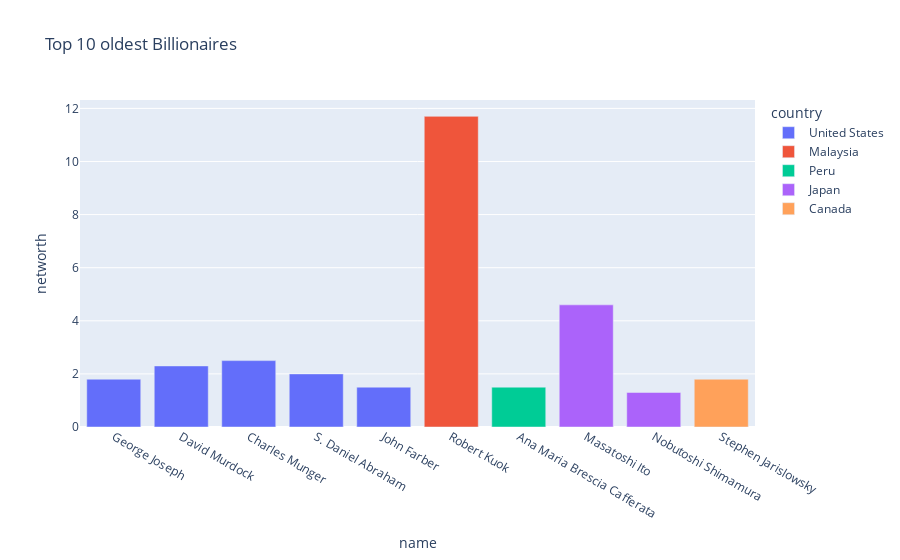

Notebook code for this chart:
### Code cell
fig = px.bar(df_age.head(10),x='name',y='networth',title='Top 10 oldest Billionaires',
             height=500,hover_data=['age'],color='country')
fig.show()

### Figure 1 — Plotly figure (JSON) as saved in the notebook; plotly's stock layout.template omitted (floating-point values rounded to 4 significant figures)
{"data": [{"alignmentgroup": "True", "customdata": [[100], [98], [98], [97], [96]], "hovertemplate": "country=United States<br>name=%{x}<br>networth=%{y}<br>age=%{customdata[0]}<extra></extra>", "legendgroup": "United States", "marker": {"color": "#636efa", "pattern": {"shape": ""}}, "name": "United States", "offsetgroup": "United States", "orientation": "v", "showlegend": true, "textposition": "auto", "type": "bar", "x": ["George Joseph ", "David Murdock ", "Charles Munger ", "S. Daniel Abraham ", "John Farber "], "xaxis": "x", "y": [1.8, 2.3, 2.5, 2, 1.5], "yaxis": "y"}, {"alignmentgroup": "True", "customdata": [[98]], "hovertemplate": "country=Malaysia<br>name=%{x}<br>networth=%{y}<br>age=%{customdata[0]}<extra></extra>", "legendgroup": "Malaysia", "marker": {"color": "#EF553B", "pattern": {"shape": ""}}, "name": "Malaysia", "offsetgroup": "Malaysia", "orientation": "v", "showlegend": true, "textposition": "auto", "type": "bar", "x": ["Robert Kuok "], "xaxis": "x", "y": [11.7], "yaxis": "y"}, {"alignmentgroup": "True", "customdata": [[97]], "hovertemplate": "country=Peru<br>name=%{x}<br>networth=%{y}<br>age=%{customdata[0]}<extra></extra>", "legendgroup": "Peru", "marker": {"color": "#00cc96", "pattern": {"shape": ""}}, "name": "Peru", "offsetgroup": "Peru", "orientation": "v", "showlegend": true, "textposition": "auto", "type": "bar", "x": ["Ana Maria Brescia Cafferata "], "xaxis": "x", "y": [1.5], "yaxis": "y"}, {"alignmentgroup": "True", "customdata": [[97], [96]], "hovertemplate": "country=Japan<br>name=%{x}<br>networth=%{y}<br>age=%{customdata[0]}<extra></extra>", "legendgroup": "Japan", "marker": {"color": "#ab63fa", "pattern": {"shape": ""}}, "name": "Japan", "offsetgroup": "Japan", "orientation": "v", "showlegend": true, "textposition": "auto", "type": "bar", "x": ["Masatoshi Ito ", "Nobutoshi Shimamura "], "xaxis": "x", "y": [4.6, 1.3], "yaxis": "y"}, {"alignmentgroup": "True", "customdata": [[96]], "hovertemplate": "country=Canada<br>name=%{x}<br>networth=%{y}<br>age=%{customdata[0]}<extra></extra>", "legendgroup": "Canada", "marker": {"color": "#FFA15A", "pattern": {"shape": ""}}, "name": "Canada", "offsetgroup": "Canada", "orientation": "v", "showlegend": true, "textposition": "auto", "type": "bar", "x": ["Stephen Jarislowsky "], "xaxis": "x", "y": [1.8], "yaxis": "y"}], "layout": {"autosize": true, "barmode": "relative", "legend": {"title": {"text": "country"}, "tracegroupgap": 0}, "title": {"text": "Top 10 oldest Billionaires"}, "xaxis": {"anchor": "y", "autorange": true, "domain": [0, 1], "range": [-0.5, 9.5], "title": {"text": "name"}, "type": "category"}, "yaxis": {"anchor": "x", "autorange": true, "domain": [0, 1], "range": [0, 12.32], "title": {"text": "networth"}, "type": "linear"}}}
